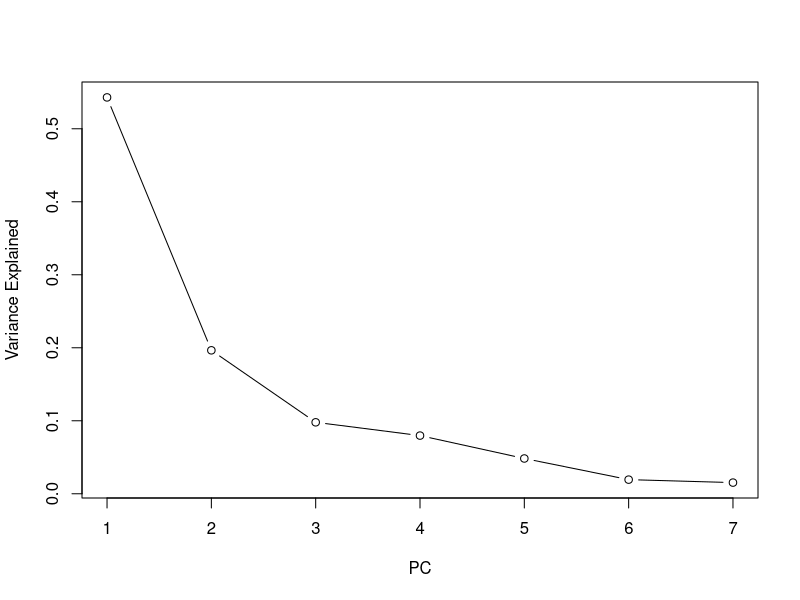
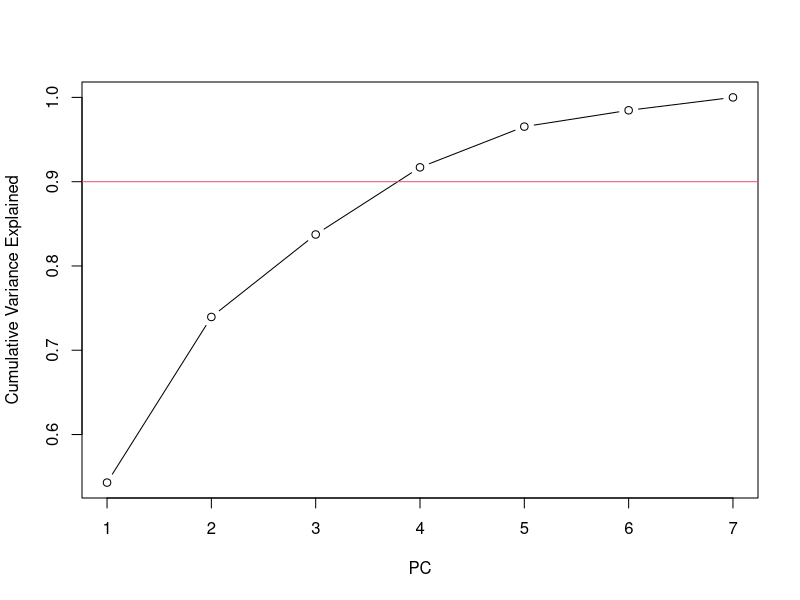
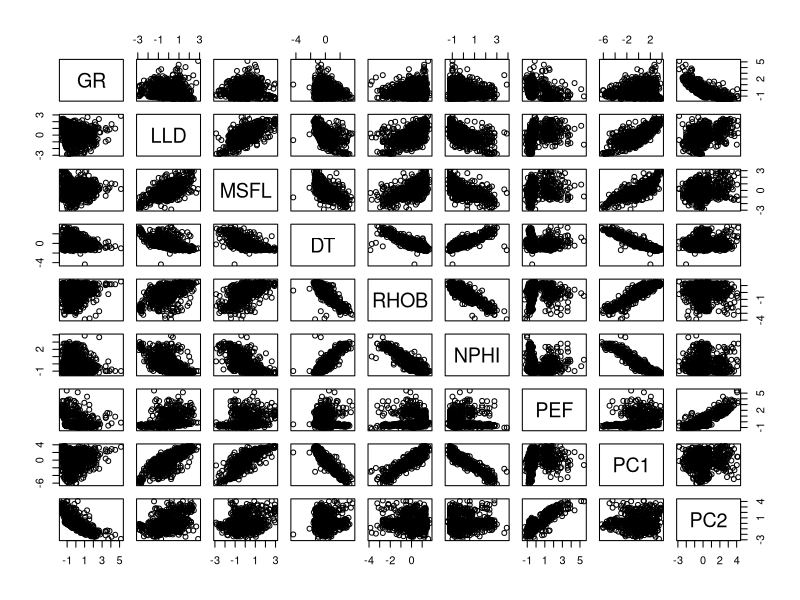
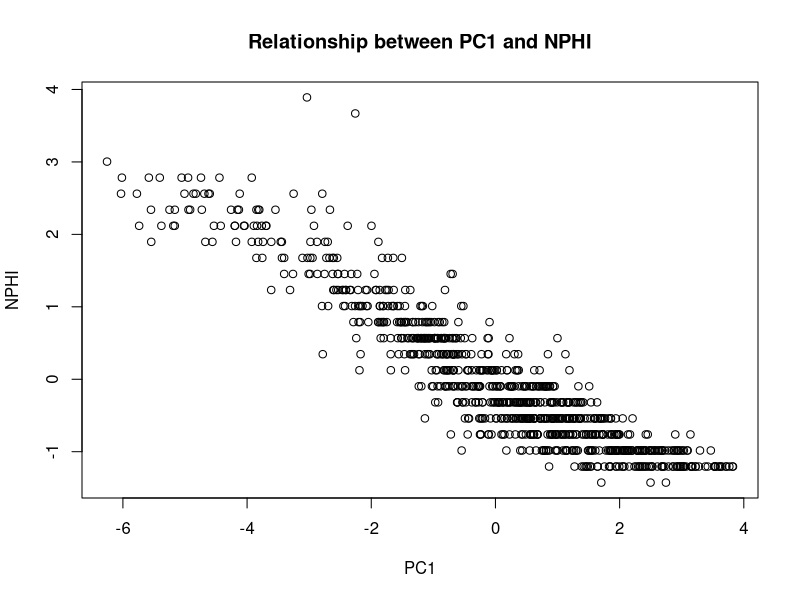
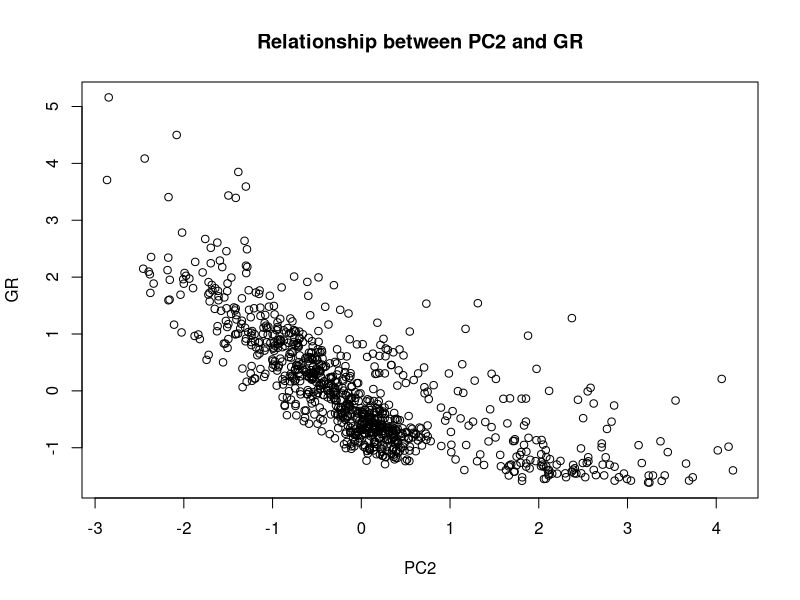
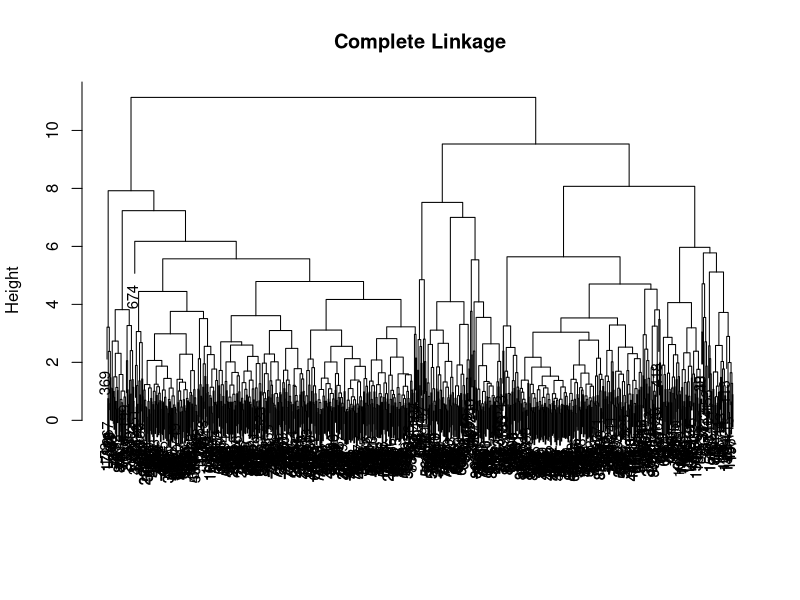
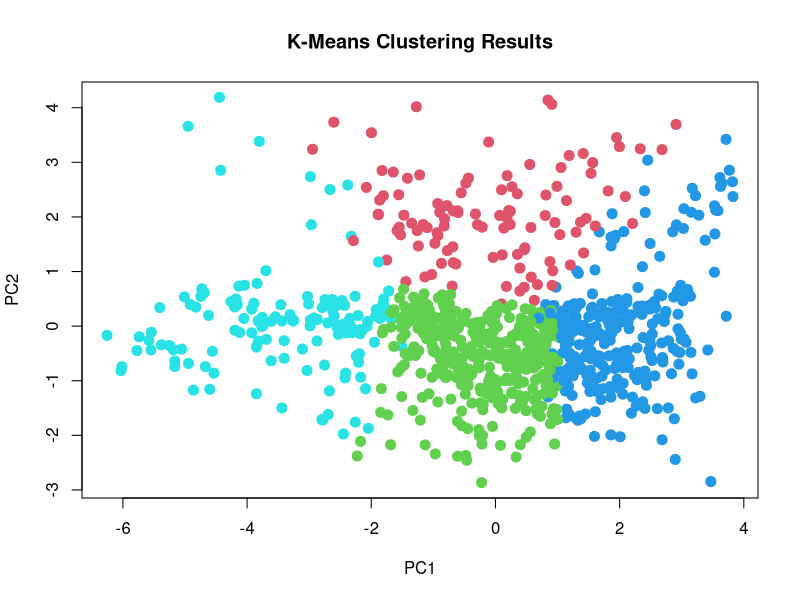
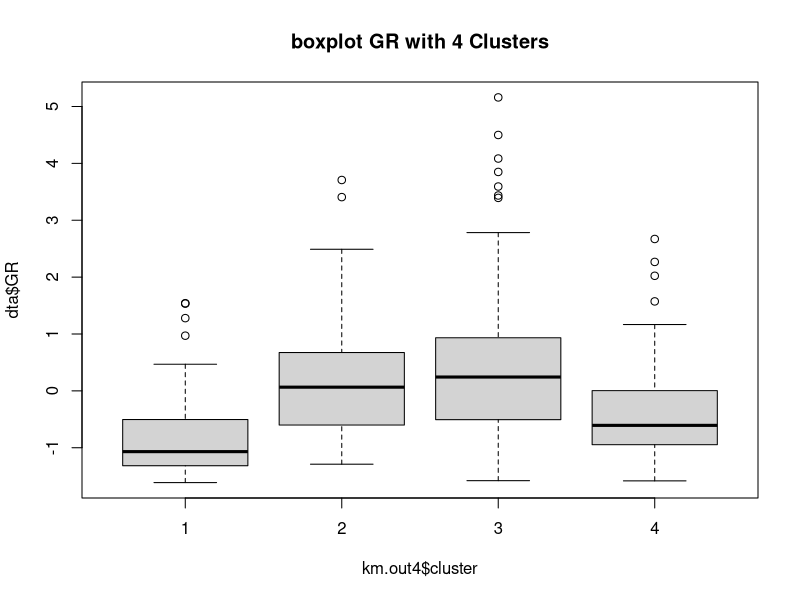

Reproduce these figures in R, in order.
## ---- chunk 1
knitr::opts_chunk$set(echo = TRUE)
## ---- chunk 2
dta=read.delim("test.dat")
head(dta)

#Normalise data
dta$GR=scale(dta$GR,center=TRUE, scale=TRUE)
dta$log10.LLD.=scale(dta$log10.LLD.,center=TRUE, scale=TRUE)
dta$log10.MSFL.=scale(dta$log10.MSFL.,center=TRUE, scale=TRUE)
dta$DT=scale(dta$DT,center=TRUE, scale=TRUE)
dta$RHOB=scale(dta$RHOB,center=TRUE, scale=TRUE)
dta$NPHI=scale(dta$NPHI,center=TRUE, scale=TRUE)
dta$PEF=scale(dta$PEF,center=TRUE, scale=TRUE)
## ---- chunk 3
num_vars <- c("GR", "log10.LLD.", "log10.MSFL.", "DT", "RHOB", "NPHI", "PEF")
X <- as.matrix(dta[, num_vars])
p <- ncol(X)
R=cor(X)
eigen(R)
svd=svd(X)
## ---- chunk 4
pca <- prcomp(X) # centers by default
pca
summary(pca)
names(pca)
## ---- chunk 5
variance_explained <- pca$sdev^2/sum(pca$sdev^2)
plot(variance_explained,type="b",xlab="PC",ylab="Variance Explained")
plot(cumsum(variance_explained),type="b",xlab="PC",ylab="Cumulative Variance Explained")
abline(0.9,0, col=2)
## ---- chunk 6
forpair=matrix(NA,nrow=904, ncol=14)
forpair[,1:7]=X
forpair[,8:14]=pca$x
pairs(forpair[,1:9], labels=c("GR","LLD","MSFL", "DT", "RHOB", "NPHI", "PEF", "PC1", "PC2"))
plot(pca$x[,1],X[,6],xlab="PC1",ylab="NPHI",main="Relationship between PC1 and NPHI")
plot(pca$x[,2],X[,1],xlab="PC2",ylab="GR",main="Relationship between PC2 and GR")

#function to plot
jpeg('pairs.jpg')
pairs(forpair[,1:9], labels=c("GR","LLD","MSFL", "DT", "RHOB", "NPHI", "PEF", "PC1", "PC2"))
dev.off()
## ---- chunk 7
# K-mean clustering 4 clusters
hc.complete=hclust(dist(pca$x), method="complete")
plot(hc.complete,main="Complete Linkage", xlab="", sub="", cex=.9)
km.out4=kmeans(pca$x[,1:4],4,nstart=100)
plot(pca$x[,1:2], col=(km.out4$cluster+1), main="K-Means Clustering Results", pch=20, cex=2)
boxplot(dta$GR~km.out4$cluster, main="boxplot GR with 4 Clusters")
boxplot(dta$log10.LLD.~km.out4$cluster, main="boxplot LLD with 4 Clusters")
boxplot(dta$log10.MSFL.~km.out4$cluster, main="boxplot MSFL with 4 Clusters")
boxplot(dta$DT~km.out4$cluster, main="boxplot DT with 4 Clusters")
boxplot(dta$RHOB~km.out4$cluster, main="boxplot RHOB with 4 Clusters")
boxplot(dta$NPHI~km.out4$cluster, main="boxplot NPHI with 4 Clusters")
boxplot(dta$PEF~km.out4$cluster, main="boxplot PEF with 4 Clusters")
## ---- chunk 8
# K-mean clustering 5 clusters
km.out5=kmeans(pca$x[,1:4],5,nstart=100)
plot(pca$x[,1:2], col=(km.out5$cluster+1), main="K-Means Clustering Results", pch=20, cex=2)
boxplot(dta$GR~km.out5$cluster, main="boxplot GR with 5 Clusters")
boxplot(dta$log10.LLD.~km.out5$cluster, main="boxplot LLD with 5 Clusters")
boxplot(dta$log10.MSFL.~km.out5$cluster, main="boxplot MSFL with 5 Clusters")
boxplot(dta$DT~km.out5$cluster, main="boxplot DT with 5 Clusters")
boxplot(dta$RHOB~km.out5$cluster, main="boxplot RHOB with 5 Clusters")
boxplot(dta$NPHI~km.out5$cluster, main="boxplot NPHI with 5 Clusters")
boxplot(dta$PEF~km.out5$cluster, main="boxplot PEF with 5 Clusters")
## ---- chunk 9
# K-mean clustering 6 clusters
km.out6=kmeans(pca$x[,1:4],7,nstart=100)
plot(pca$x[,1:2], col=(km.out6$cluster+1), main="K-Means Clustering Results", pch=20, cex=2)
boxplot(dta$GR~km.out6$cluster, main="GR with 6 Clusters")
boxplot(dta$log10.LLD.~km.out6$cluster, main="LLD with 6 Clusters")
boxplot(dta$log10.MSFL.~km.out6$cluster, main="MSFL with 6 Clusters")
boxplot(dta$DT~km.out6$cluster, main="DT with 6 Clusters")
boxplot(dta$RHOB~km.out6$cluster, main="RHOB with 6 Clusters")
boxplot(dta$NPHI~km.out6$cluster, main="NPHI with 6 Clusters")
boxplot(dta$PEF~km.out6$cluster, main="PEF with 6 Clusters")
## ---- chunk 10
jpeg('clusters.jpg')
par(mfrow=c(1,3))
plot(pca$x[,1:2], col=(km.out4$cluster+1), main="4 Clusters", pch=20, cex=2)
plot(pca$x[,1:2], col=(km.out5$cluster+1), main="5 Clusters", pch=20, cex=2)
plot(pca$x[,1:2], col=(km.out6$cluster+1), main="6 Clusters", pch=20, cex=2)
dev.off()
## ---- chunk 11
jpeg('GRPEF.jpg')
par(mfrow=c(2,3))
boxplot(dta$GR~km.out4$cluster, main="GR with 4 Clusters")
boxplot(dta$GR~km.out5$cluster, main="GR with 5 Clusters")
boxplot(dta$GR~km.out6$cluster, main="GR with 6 Clusters")
boxplot(dta$PEF~km.out4$cluster, main="PEF with 4 Clusters")
boxplot(dta$PEF~km.out5$cluster, main="PEF with 5 Clusters")
boxplot(dta$PEF~km.out6$cluster, main="PEF with 6 Clusters")
dev.off()

jpeg('porosity.jpg')
par(mfrow=c(3,3))
boxplot(dta$DT~km.out4$cluster, main="DT with 4 Clusters")
boxplot(dta$DT~km.out5$cluster, main="DT with 5 Clusters")
boxplot(dta$DT~km.out6$cluster, main="DT with 6 Clusters")
boxplot(dta$NPHI~km.out4$cluster, main="NPHI with 4 Clusters")
boxplot(dta$NPHI~km.out5$cluster, main="NPHI with 5 Clusters")
boxplot(dta$NPHI~km.out6$cluster, main="NPHI with 6 Clusters")
boxplot(dta$RHOB~km.out4$cluster, main="RHOB with 4 Clusters")
boxplot(dta$RHOB~km.out5$cluster, main="RHOB with 5 Clusters")
boxplot(dta$RHOB~km.out6$cluster, main="RHOB with 6 Clusters")
dev.off()

jpeg('resistivity.jpg')
par(mfrow=c(2,3))
boxplot(dta$log10.LLD.~km.out4$cluster, main="LLD with 4 Clusters")
boxplot(dta$log10.LLD.~km.out5$cluster, main="LLD with 5 Clusters")
boxplot(dta$log10.LLD.~km.out6$cluster, main="LLD with 6 Clusters")
boxplot(dta$log10.MSFL.~km.out4$cluster, main="MSFL with 4 Clusters")
boxplot(dta$log10.MSFL.~km.out5$cluster, main="MSFL with 5 Clusters")
boxplot(dta$log10.MSFL.~km.out6$cluster, main="MSFL with 6 Clusters")
dev.off()
